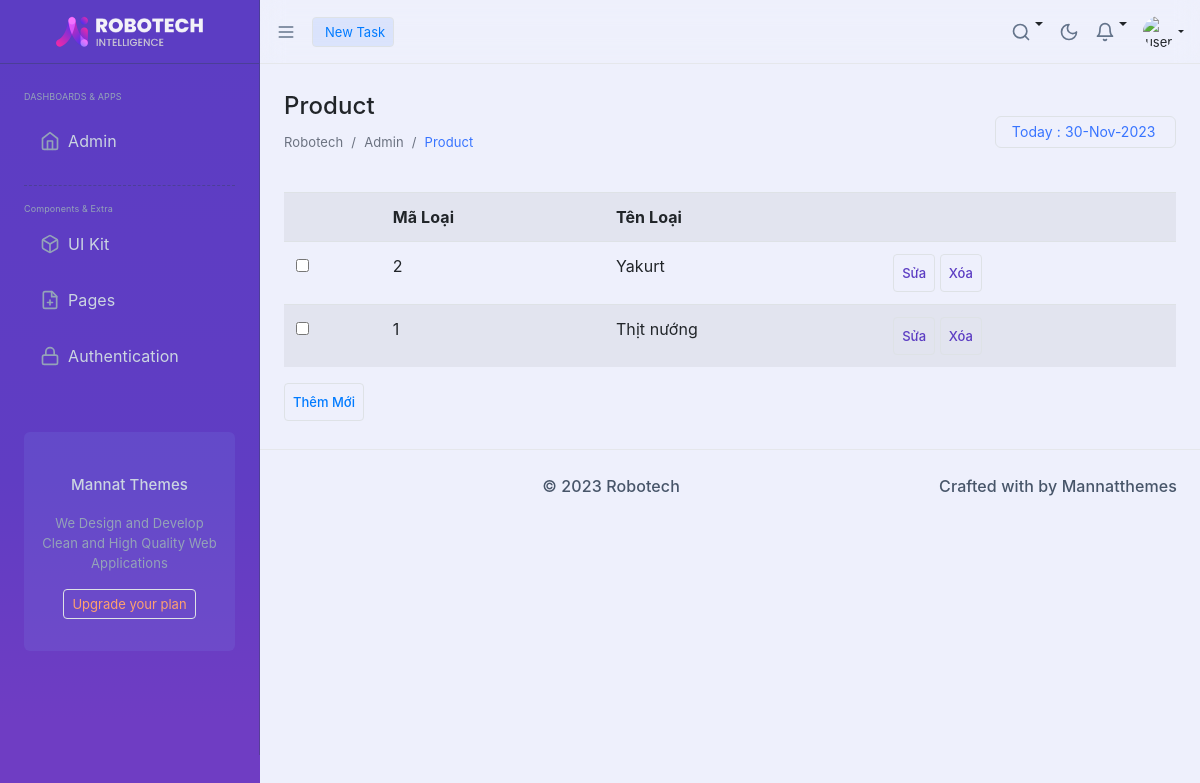
Before: /admin/index.php?act=lisdm with the older database file.
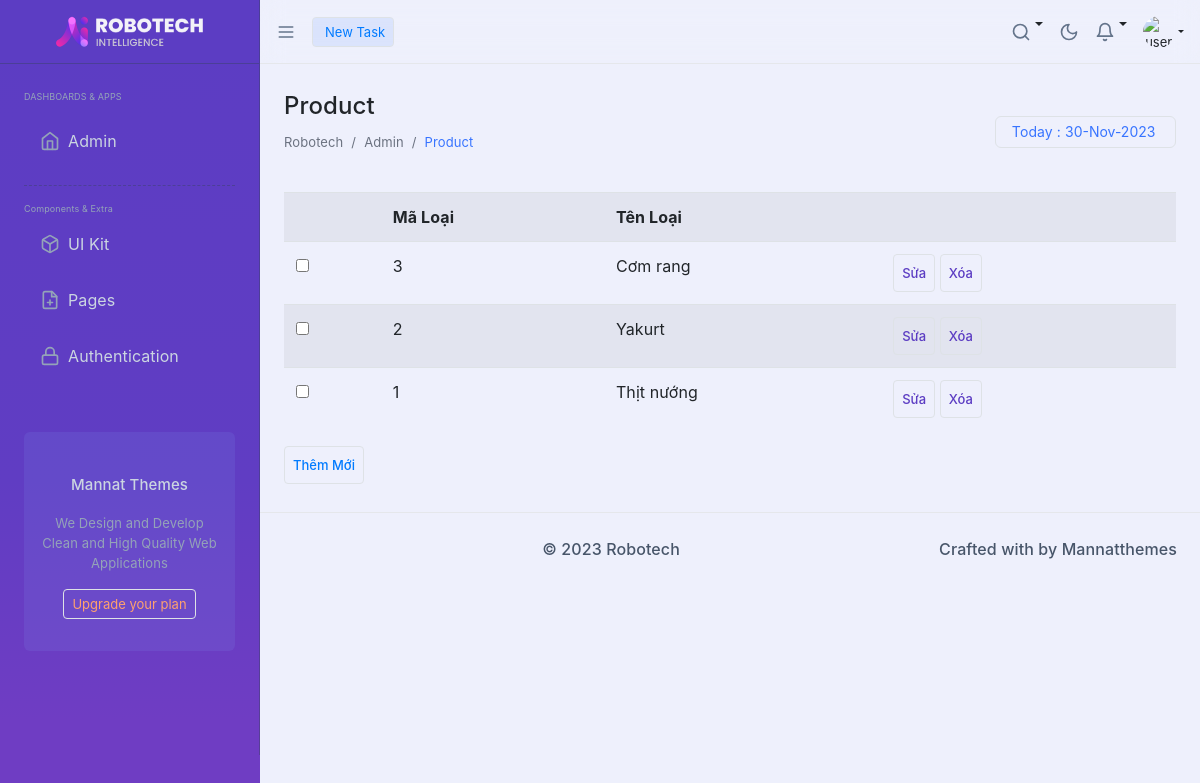
After: the same page with the newer database file.
### tables this page shows
CREATE TABLE `danhmuc` (
  `id` int(11) NOT NULL,
  `name` varchar(255) NOT NULL
);

### model/pdo.php (called while the page is built, shortened)
<?php
function pdo_get_connection(){
    $dburl = "mysql:host=localhost;dbname=pro1014-da1-dtcshop;charset=utf8";
    $username = 'root';
    $password = '';
    $conn = new PDO($dburl, $username, $password);
    $conn->setAttribute(PDO::ATTR_ERRMODE, PDO::ERRMODE_EXCEPTION);
    return $conn;
}
function pdo_query($sql){
    $sql_args = array_slice(func_get_args(), 1);
    try{
        $conn = pdo_get_connection();
        $stmt = $conn->prepare($sql);
        $stmt->execute($sql_args);
        $rows = $stmt->fetchAll();
        return $rows;
    }
    catch(PDOException $e){
        throw $e;
    }
    finally{
        unset($conn);
    }
}

### model/Danhmuc.php (called while the page is built, shortened)
<?php
function loadall_danhmuc(){
    $sql = "select * from danhmuc order by id desc";
    $listdanhmuc = pdo_query($sql);
    return $listdanhmuc;
}
?>

### admin/Danhmuc/list.php (the view, shortened to what the changed rows need)
<div class="ltr:flex flex-1 rtl:flex-row-reverse">
            <div class="page-wrapper relative ltr:ms-auto rtl:me-auto rtl:ms-0 w-[calc(100%-260px)] px-4 pt-[64px] duration-300">
                <div class="xl:w-full">
                    <div class="flex flex-wrap">
                        <div class="flex items-center py-4 w-full">
                            <div class="w-full">
                                <div class="">
                                    <div class="flex flex-wrap justify-between">
                                        <div class="items-center ">
                                            <h1 class="font-medium text-3xl block dark:text-slate-100">Product</h1>
                                        </div>
                                    </div>
                                </div>
                            </div>
                        </div>
                    </div>
                </div>
                <div class="xl:w-full  min-h-[calc(100vh-138px)] relative pb-14">
                    <form action="index.php?act=adddm" method="post" >
                        <div class="col-span-12 sm:col-span-12 md:col-span-12 lg:col-span-6 xl:col-span-6">
                            <div class="w-full relative mb-4">
                                <div class="flex-auto p-0 md:p-4">
                                    <table class="table table-striped">
                                    <tr>
                                        <th scope="col"></th>
                                        <th scope="col">Mã Loại</th>
                                        <th scope="col">Tên Loại</th>
                                        <th scope="col"></th>
                                    </tr>
                                    <?php
                                        foreach ($listdanhmuc as $danhmuc) {
                                            extract($danhmuc);
                                            $suadm="index.php?act=suadm&id=".$id;
                                            $xoadm="index.php?act=xoadm&id=".$id;
                                            echo '<tr>
                                            <td><input type="checkbox" name="" id=""></td>
                                            <td>'.$id.'</td>
                                            <td>'.$name.'</td>
                                            <td><a href="'.$suadm.'"><input type="button" value="Sửa" class="px-2 py-2 lg:px-4 bg-transparent  text-brand text-sm  rounded transition hover:bg-brand-500 hover:text-white border border-brand font-medium"></a> <a href="'.$xoadm.'"> <input type="button" value="Xóa" class="px-2 py-2 lg:px-4 bg-transparent  text-brand text-sm  rounded transition hover:bg-brand-500 hover:text-white border border-brand font-medium"></a></td>
                                        </tr>';
                                        }
                                    ?>
                                    </table>
                                </div>
                            </div>
                        </form>
                        </div>
</div>

Changed rows visible on the page:
added danhmuc: id "3", name "Cơm rang"
